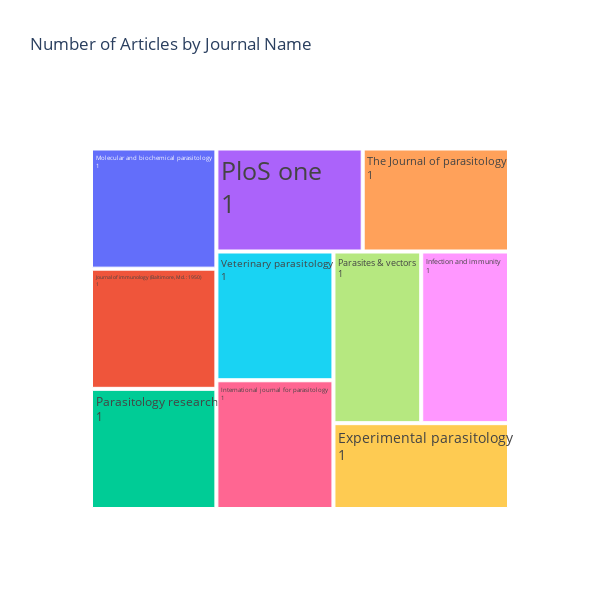

The notebook cell saved with this chart:
### Markdown cell above
Visualizing journals with a lot of published articles

### Code cell
# Conta le occorrenze di ogni journal name
journal_counts = data['Journal Name'].value_counts()

# Seleziona solo i primi 10 journal name più citati
top_journals = journal_counts[:10]

# Crea un nuovo DataFrame con solo i dati dei journal name più citati
data_top_journals = data[data['Journal Name'].isin(top_journals.index)]

grouped_data = data.groupby('Journal Name').size().reset_index(name='nArticles')
top_10 = grouped_data.nlargest(10, 'nArticles')

fig = px.treemap(top_10, path=['Journal Name'], color='Journal Name', color_continuous_scale='RdBu',title='Number of Articles by Journal Name')
fig.update_layout(width=600, height=600)
fig.update_traces(textfont_size=25, textinfo='label+text+value')
fig.show()

### Figure 1 — Plotly figure (JSON) as saved in the notebook; plotly's stock layout.template omitted (floating-point values rounded to 4 significant figures)
{"data": [{"branchvalues": "total", "customdata": [["Molecular and biochemical parasitology"], ["Journal of immunology (Baltimore, Md. : 1950)"], ["Parasitology research"], ["PloS one"], ["The Journal of parasitology"], ["Veterinary parasitology"], ["International journal for parasitology"], ["Parasites & vectors"], ["Infection and immunity"], ["Experimental parasitology"]], "domain": {"x": [0, 1], "y": [0, 1]}, "hovertemplate": "labels=%{label}<br>count=%{value}<br>parent=%{parent}<br>id=%{id}<br>Journal Name=%{customdata[0]}<extra></extra>", "ids": ["Molecular and biochemical parasitology", "Journal of immunology (Baltimore, Md. : 1950)", "Parasitology research", "PloS one", "The Journal of parasitology", "Veterinary parasitology", "International journal for parasitology", "Parasites & vectors", "Infection and immunity", "Experimental parasitology"], "labels": ["Molecular and biochemical parasitology", "Journal of immunology (Baltimore, Md. : 1950)", "Parasitology research", "PloS one", "The Journal of parasitology", "Veterinary parasitology", "International journal for parasitology", "Parasites & vectors", "Infection and immunity", "Experimental parasitology"], "marker": {"colors": ["#636efa", "#EF553B", "#00cc96", "#ab63fa", "#FFA15A", "#19d3f3", "#FF6692", "#B6E880", "#FF97FF", "#FECB52"]}, "name": "", "parents": ["", "", "", "", "", "", "", "", "", ""], "textfont": {"size": 25}, "textinfo": "label+text+value", "type": "treemap", "values": [1, 1, 1, 1, 1, 1, 1, 1, 1, 1]}], "layout": {"height": 600, "legend": {"tracegroupgap": 0}, "title": {"text": "Number of Articles by Journal Name"}, "width": 600}}
